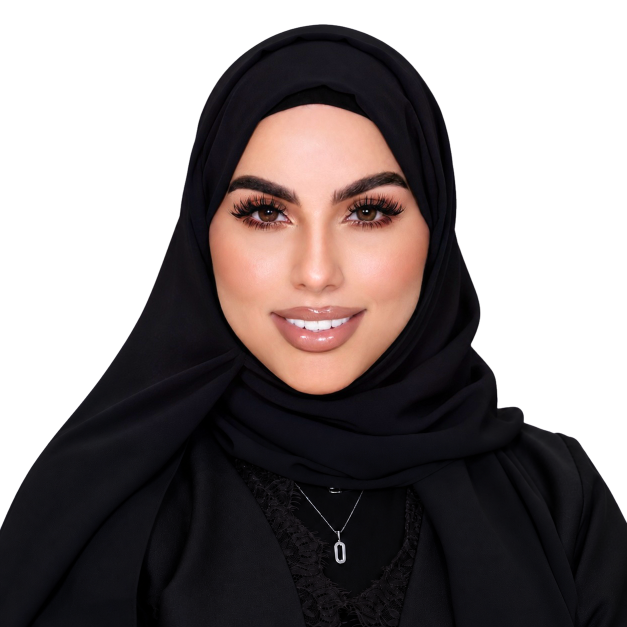
#> input picture episodes/001-jeans-pocket/full/project/a/characters/maryam_original_identity_cutout.png, 1254 x 1254 px (shown at 1/2 size)
$ python cutout.py ../full/project/a/characters/maryam_original_identity_cutout.png ../full/project/a/characters/maryam_original_paper_cutout.png
#> lines starting #> are read from the running program, lines starting #| are printed output that depends on the picture; after the words box and inside, x2 and y2 are one past the last pixel; in counts of white or black regions, pixels touching at a corner belong together
import sys
from PIL import Image, ImageFilter, ImageChops, ImageDraw
src, out = sys.argv[1], sys.argv[2]
im = Image.open(src).convert("RGB")
w, h = im.size
#> w = 1254; h = 1254
# background = near-white region connected to the border (flood fill on a mask)
gray = im.convert("L")
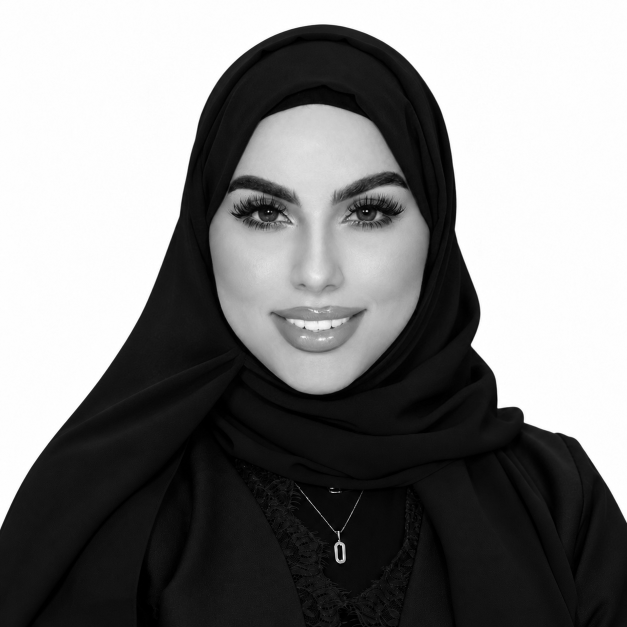
#> gray: PIL image 1254x1254 L (shown at 1/2 size); min 0, max 255, mean 129
near_white = gray.point(lambda v: 255 if v > 232 else 0)
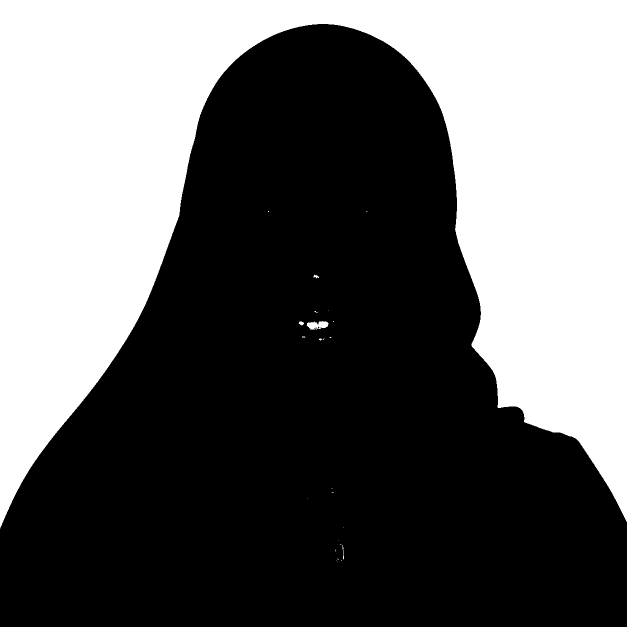
#> near_white: PIL image 1254x1254 L (shown at 1/2 size); 39.9% white; 25 white regions (20 under 20 px), largest, box (x1, y1, x2, y2) and area: (0, 0, 1254, 1057) 627076, (613, 642, 657, 659) 508, (597, 643, 608, 651) 58, (626, 549, 638, 557) 46, (683, 1089, 688, 1119) 39
seed = near_white.copy()
for x, y in [(0,0),(w-1,0),(0,h//2),(w-1,h//2),(w//2,0)]:
    if seed.getpixel((x,y)) == 255:
        ImageDraw.floodfill(seed, (x,y), 128)
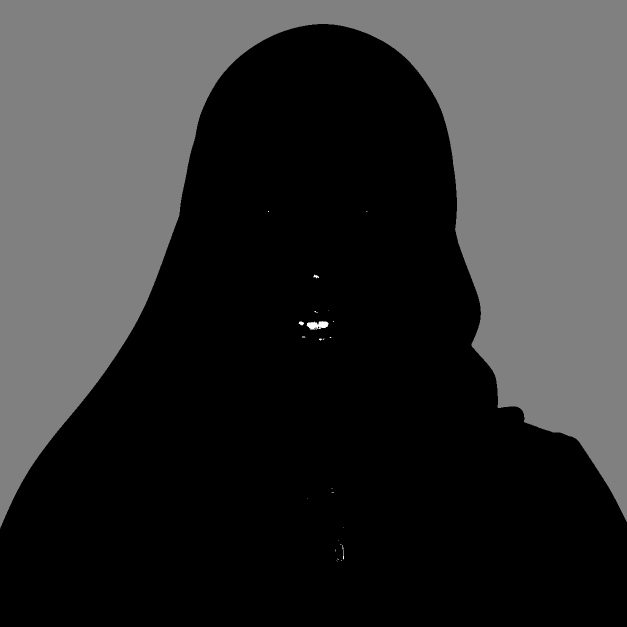
#> seed: PIL image 1254x1254 L (shown at 1/2 size); min 0, max 255, mean 51.2
bg = seed.point(lambda v: 255 if v == 128 else 0)
#> bg: PIL image 1254x1254 L; 39.9% white; 1 white region, box (x1, y1, x2, y2) and area: (0, 0, 1254, 1057) 627076
alpha = ImageChops.invert(bg).filter(ImageFilter.MinFilter(3)).filter(ImageFilter.GaussianBlur(1.2))
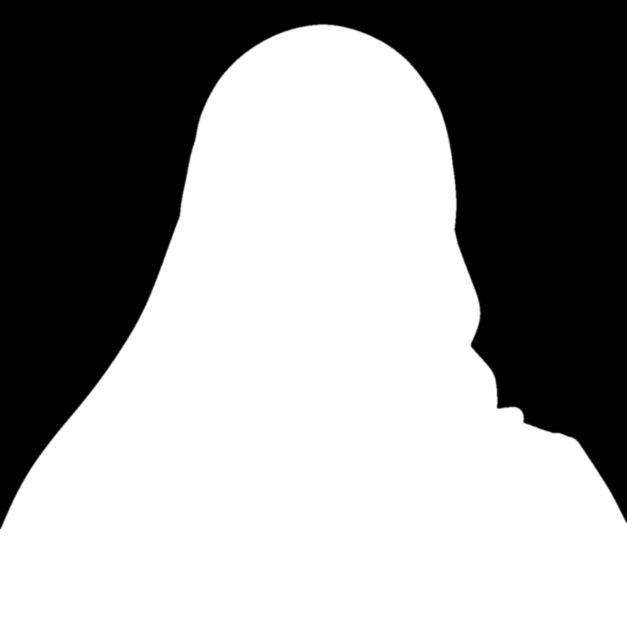
#> alpha: PIL image 1254x1254 L (shown at 1/2 size); min 0, max 255, mean 152.8
im.putalpha(alpha)
#> im: PIL image 1254x1254 RGBA
im = im.crop(im.getbbox())
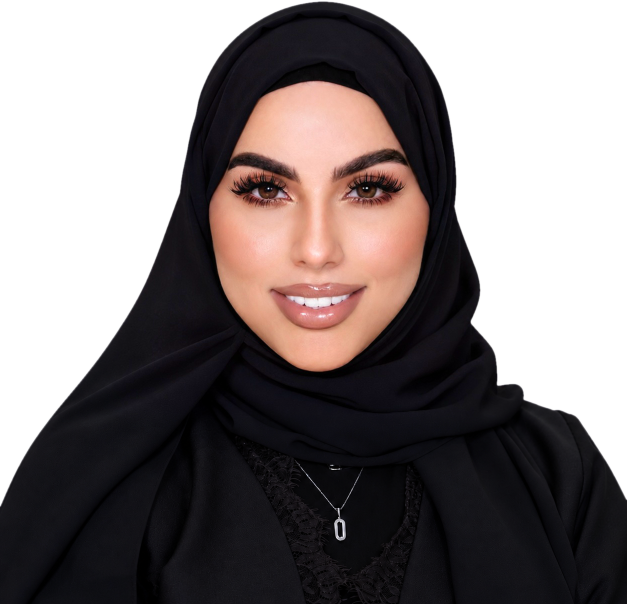
#> im: PIL image 1254x1208 RGBA (shown at 1/2 size); mean R, G, B, A 129.7, 121.9, 121.8, 158.6; transparent parts drawn white
im.save(out)
print(out, im.size)
#| ../full/project/a/characters/maryam_original_paper_cutout.png (1254, 1208)
